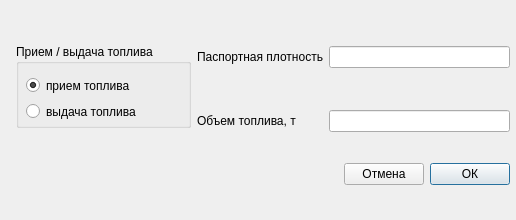
<?xml version="1.0" encoding="UTF-8"?>
<ui version="4.0">
 <class>FuelMove</class>
 <widget class="QDialog" name="FuelMove">
  <property name="geometry">
   <rect>
    <x>0</x>
    <y>0</y>
    <width>516</width>
    <height>220</height>
   </rect>
  </property>
  <property name="sizePolicy">
   <sizepolicy hsizetype="Fixed" vsizetype="Fixed">
    <horstretch>0</horstretch>
    <verstretch>0</verstretch>
   </sizepolicy>
  </property>
  <property name="minimumSize">
   <size>
    <width>500</width>
    <height>220</height>
   </size>
  </property>
  <property name="maximumSize">
   <size>
    <width>800</width>
    <height>220</height>
   </size>
  </property>
  <property name="windowTitle">
   <string>Движение топлива</string>
  </property>
  <widget class="QWidget" name="layoutWidget">
   <property name="geometry">
    <rect>
     <x>10</x>
     <y>10</y>
     <width>506</width>
     <height>201</height>
    </rect>
   </property>
   <layout class="QGridLayout" name="gridLayout" columnstretch="0,0,1,0,0">
    <property name="leftMargin">
     <number>6</number>
    </property>
    <property name="topMargin">
     <number>6</number>
    </property>
    <property name="rightMargin">
     <number>6</number>
    </property>
    <property name="bottomMargin">
     <number>6</number>
    </property>
    <item row="1" column="1">
     <widget class="QLabel" name="lblVolume">
      <property name="text">
       <string>Объем топлива, т</string>
      </property>
     </widget>
    </item>
    <item row="0" column="1">
     <widget class="QLabel" name="lblDensity">
      <property name="text">
       <string>Паспортная плотность</string>
      </property>
     </widget>
    </item>
    <item row="0" column="0" rowspan="2">
     <widget class="QGroupBox" name="grbxMoveMode">
      <property name="sizePolicy">
       <sizepolicy hsizetype="Fixed" vsizetype="Fixed">
        <horstretch>0</horstretch>
        <verstretch>0</verstretch>
       </sizepolicy>
      </property>
      <property name="minimumSize">
       <size>
        <width>175</width>
        <height>84</height>
       </size>
      </property>
      <property name="title">
       <string>Прием / выдача топлива</string>
      </property>
      <widget class="QRadioButton" name="rbnIn">
       <property name="geometry">
        <rect>
         <x>10</x>
         <y>30</y>
         <width>121</width>
         <height>23</height>
        </rect>
       </property>
       <property name="text">
        <string>прием топлива</string>
       </property>
       <property name="checked">
        <bool>true</bool>
       </property>
      </widget>
      <widget class="QRadioButton" name="rbnOut">
       <property name="geometry">
        <rect>
         <x>10</x>
         <y>56</y>
         <width>121</width>
         <height>23</height>
        </rect>
       </property>
       <property name="text">
        <string>выдача топлива</string>
       </property>
      </widget>
     </widget>
    </item>
    <item row="1" column="2" colspan="3">
     <widget class="QLineEdit" name="leVolume"/>
    </item>
    <item row="0" column="2" colspan="3">
     <widget class="QLineEdit" name="leDensity"/>
    </item>
    <item row="2" column="4">
     <widget class="QPushButton" name="bnOK">
      <property name="sizePolicy">
       <sizepolicy hsizetype="Fixed" vsizetype="Fixed">
        <horstretch>0</horstretch>
        <verstretch>0</verstretch>
       </sizepolicy>
      </property>
      <property name="text">
       <string>ОК</string>
      </property>
      <property name="shortcut">
       <string>Return</string>
      </property>
      <property name="default">
       <bool>true</bool>
      </property>
     </widget>
    </item>
    <item row="2" column="3">
     <widget class="QPushButton" name="bnCancel">
      <property name="sizePolicy">
       <sizepolicy hsizetype="Fixed" vsizetype="Fixed">
        <horstretch>0</horstretch>
        <verstretch>0</verstretch>
       </sizepolicy>
      </property>
      <property name="text">
       <string>Отмена</string>
      </property>
      <property name="shortcut">
       <string>Esc</string>
      </property>
     </widget>
    </item>
   </layout>
  </widget>
 </widget>
 <resources/>
 <connections/>
</ui>
